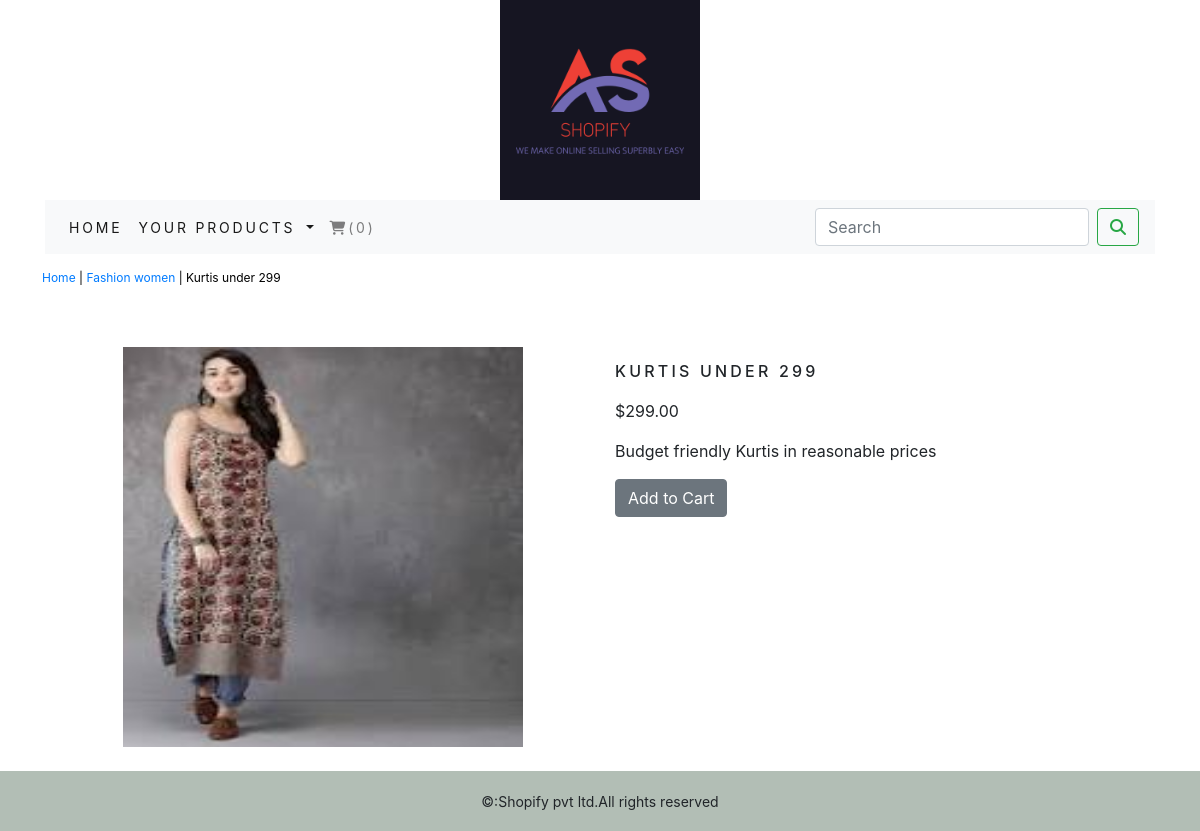
Page /ecomapp/fashion-women/kurtis-under-299 on the committed database.
### ecomapp/models.py (models this page shows, shortened)
class Product(models.Model):
    name = models.CharField(max_length=250, unique=True)
    slug = models.SlugField(max_length=250, unique=True)
    description = models.TextField(blank=True)
    price=models.DecimalField(max_digits=10,decimal_places=2)
    category=models.ForeignKey(Category,on_delete=models.CASCADE)
    img = models.ImageField(upload_to='product', blank=True)
    stock=models.IntegerField()
    available=models.BooleanField(default=True)
    created=models.DateField(auto_now_add=True)
    updated=models.DateField(auto_now=True)
    class Meta:
        ordering = ('name',)
        verbose_name = 'product'
        verbose_name_plural= 'products'

class Category(models.Model):
    name=models.CharField(max_length=250,unique=True)
    slug=models.SlugField(max_length=250,unique=True)
    description=models.TextField(blank=True)
    img=models.ImageField(upload_to='category',blank=True)
    class Meta:
        ordering=('name',)
        verbose_name='category'
        verbose_name_plural='categories'
    def get_url(self):
        return reverse('ecomapp:products_by_category',args=[self.slug])
    def __str__(self):
        return  '{}'.format(self.name)

### ecomapp/views.py (the view)
# urls.py: path('<slug:c_slug>/<slug:product_slug>', views.proDetail, name='procatdetail')
def proDetail(request,c_slug,product_slug):
    try:
        product=Product.objects.get(category__slug=c_slug,slug=product_slug)
    except Exception as e:
        raise e
    return render(request,'product.html',{'product':product})

### cart/context_processors.py (called while the page is built)
def counter(request):
    item_count=0
    if 'admin' in request.path:
        return {}
    else:
        try:
            cart=Cart.objects.filter(cart_id=_cart_id_(request))
            cart_items=Cart_item.objects.all().filter(cart=cart[:1])
            for cart_item in cart_items:
                item_count += cart_item.quantity
        except Cart.DoesNotExist:
            item_count=0
    return dict(item_count=item_count)

### cart/views.py (called while the page is built)
def _cart_id_(request):
    cart = request.session.session_key
    if not cart:
        cart = request.session.create()
    return cart

### ecomapp/context_processors.py (called while the page is built)
def menu_links(request):
    links=Category.objects.all()
    return dict(links=links)

### templates/product.html (shortened to what this page needs)
{% extends 'base.html' %}
{% load static %}
{% block content %}
<div class="row my_prod_row_class">
  <div class="mx_auto">
    <p><a href="{% url 'ecomapp:allProdCat' %}">Home</a> | <a href="{{product.category.get_url}}">{{product.category}}</a> | {{product.name}}</p>
  </div>
</div>
<div class="container">
<br>
<div class="row">
    <div class="col-12 col-sm12 col-md-12 col-lg-6 text-center">
        <div style="min-width:18rem">
            <img src="{{product.img.url}}" alt="{{product.name}}" height="400" width="400">
        </div>
    </div>
        <div class="col-12 col-sm12 col-md-12 col-lg-6">
            <div>
            <h1 class="my_prod_title">{{product.name}}</h1>
            <p>${{product.price}}</p>
            <p class="text-justify my_prod_text">{{product.description}}</p>
            {% if product.stock <= 0 %}
            <p class="my_prod_title"><b>Out Of Stock</b></p>
            {% else %}
            <a class="btn btn-secondary" href="{% url 'cart:AddCart' product.id %}">Add to Cart</a>
            {% endif %}
        </div>
    </div>
    </div>
    <br>
</div>
{% endblock %}

### static/css/context.css (style rules this page uses)
.my_prod_row_class { padding-top:15px; padding-bottom:20px; }
.my_prod_row_class .mx_auto { color:#000; font-size:12px; text-decoration:none; }
.my_prod_title { font-size:16px; text-transform:uppercase; letter-spacing:.2em; padding-top:15px; padding-bottom:10px; }
.my_prod_text { padding-right:20px; }

### rows in the picture
Product: category "Fashion women", name "Kurtis under 299", img (picture), name "KURTIS UNDER 299", price "299.00", description "Budget friendly Kurtis in reasonable prices"

### other values in the picture
{{ item_count }} "0"
